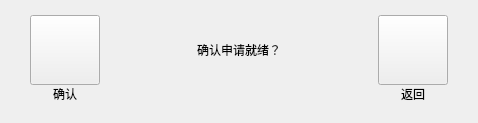
       <widget class="QWidget" name="controlReadyCheckPage">
        <layout class="QHBoxLayout" name="horizontalLayout_11">
         <property name="spacing">
          <number>44</number>
         </property>
         <property name="leftMargin">
          <number>30</number>
         </property>
         <property name="topMargin">
          <number>15</number>
         </property>
         <property name="rightMargin">
          <number>30</number>
         </property>
         <property name="bottomMargin">
          <number>20</number>
         </property>
         <item>
          <layout class="QVBoxLayout" name="verticalLayout_33">
           <property name="spacing">
            <number>0</number>
           </property>
           <item>
            <widget class="QPushButton" name="readyOkBtn">
             <property name="minimumSize">
              <size>
               <width>70</width>
               <height>70</height>
              </size>
             </property>
             <property name="maximumSize">
              <size>
               <width>70</width>
               <height>70</height>
              </size>
             </property>
             <property name="text">
              <string/>
             </property>
             <property name="autoRepeatDelay">
              <number>500</number>
             </property>
             <property name="autoRepeatInterval">
              <number>200</number>
             </property>
            </widget>
           </item>
           <item>
            <widget class="QLabel" name="readyOkBtnLabel">
             <property name="maximumSize">
              <size>
               <width>70</width>
               <height>16777215</height>
              </size>
             </property>
             <property name="text">
              <string>确认</string>
             </property>
             <property name="alignment">
              <set>Qt::AlignCenter</set>
             </property>
            </widget>
           </item>
          </layout>
         </item>
         <item>
          <layout class="QVBoxLayout" name="verticalLayout_32">
           <property name="spacing">
            <number>0</number>
           </property>
           <item>
            <widget class="QLabel" name="readyAlarmLabel">
             <property name="minimumSize">
              <size>
               <width>190</width>
               <height>70</height>
              </size>
             </property>
             <property name="maximumSize">
              <size>
               <width>200</width>
               <height>70</height>
              </size>
             </property>
             <property name="text">
              <string>确认申请就绪？</string>
             </property>
             <property name="alignment">
              <set>Qt::AlignCenter</set>
             </property>
            </widget>
           </item>
           <item>
            <spacer name="verticalSpacer_3">
             <property name="orientation">
              <enum>Qt::Vertical</enum>
             </property>
             <property name="sizeHint" stdset="0">
              <size>
               <width>20</width>
               <height>18</height>
              </size>
             </property>
            </spacer>
           </item>
          </layout>
         </item>
         <item>
          <layout class="QVBoxLayout" name="verticalLayout_34">
           <property name="spacing">
            <number>0</number>
           </property>
           <item>
            <widget class="QPushButton" name="readyBackBtn">
             <property name="minimumSize">
              <size>
               <width>70</width>
               <height>70</height>
              </size>
             </property>
             <property name="maximumSize">
              <size>
               <width>70</width>
               <height>70</height>
              </size>
             </property>
             <property name="text">
              <string/>
             </property>
             <property name="autoRepeatDelay">
              <number>500</number>
             </property>
             <property name="autoRepeatInterval">
              <number>200</number>
             </property>
            </widget>
           </item>
           <item>
            <widget class="QLabel" name="readyBackBtnLabel">
             <property name="maximumSize">
              <size>
               <width>70</width>
               <height>16777215</height>
              </size>
             </property>
             <property name="text">
              <string>返回</string>
             </property>
             <property name="alignment">
              <set>Qt::AlignCenter</set>
             </property>
            </widget>
           </item>
          </layout>
         </item>
        </layout>
       </widget>
